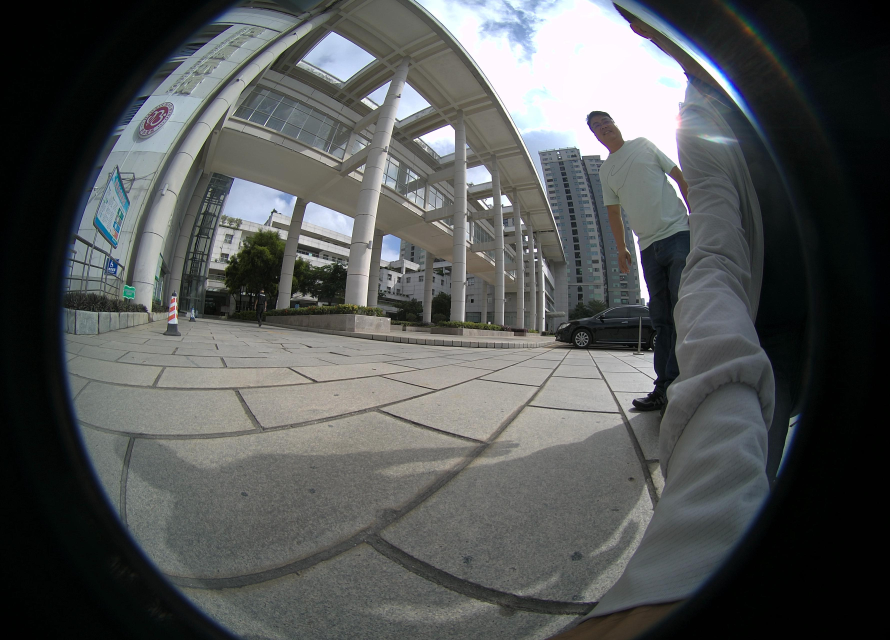
#> input picture web/sog/floor1/info/thumb.jpg, 3560 x 2560 px (shown at 1/4 size)
$ python analyze_shots.py ../web/sog/floor1/info/thumb.jpg
#> lines starting #> are read from the running program, lines starting #| are printed output that depends on the picture
#!/usr/bin/env python3
# -*- coding: utf-8 -*-
"""对 compare_sog_assets.mjs 产出的截图做像素统计，量化「发黑 / 半透明 / 噪点」。

指标（只统计画面中央 60%，避开顶栏 UI 与黑边）：
  lum      平均亮度 0-255
  dark     亮度 < 40 的像素占比（"发黑"程度）
  blown    亮度 > 235 的像素占比（过曝）
  blue     蓝通道显著高于红通道的像素占比（大屏/水池区域）
  hf       高频能量：相邻像素亮度差绝对值均值（噪点 / 破碎程度）
  alphaGap 亮度低于同行中位数的比例（"斑驳"感）

用法：
  python tools/analyze_shots.py tools/shots/clean.png tools/shots/clamp.png [...]
"""
import os
import sys

import numpy as np
from PIL import Image


def stats(path):
#> called with path = '../web/sog/floor1/info/thumb.jpg'
    im = Image.open(path).convert('RGB')
#> im is the input picture: PIL image 3560x2560 RGB; mean R, G, B 83.2, 85.7, 85.4
    a = np.asarray(im).astype(np.int32)
    h, w, _ = a.shape
#> h = 2560; w = 3560
    # 中央 60%（避开顶栏、底部按钮与四周黑边）
    y0, y1 = int(h * 0.20), int(h * 0.80)
#> y0 = 512; y1 = 2048
    x0, x1 = int(w * 0.20), int(w * 0.80)
#> x0 = 712; x1 = 2848
    c = a[y0:y1, x0:x1]
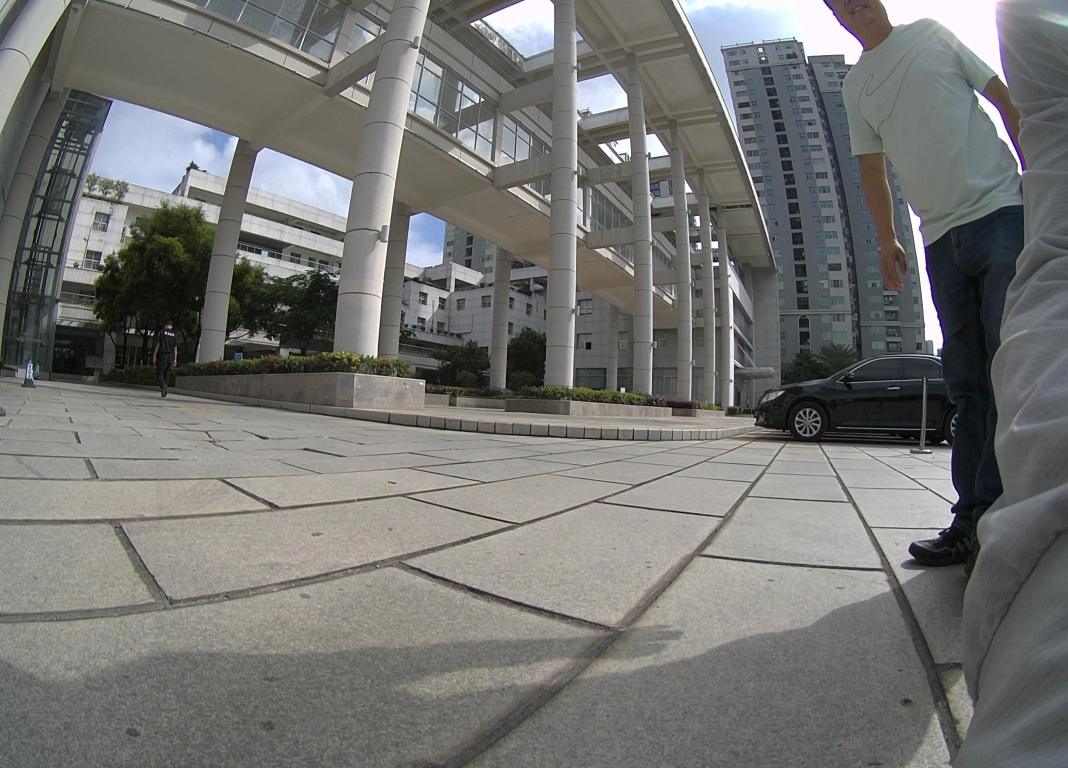
#> c: shape (1536, 2136, 3) int32 (shown at 1/2 size); mean R, G, B 116, 116.4, 113.5
    g = c.mean(axis=2)
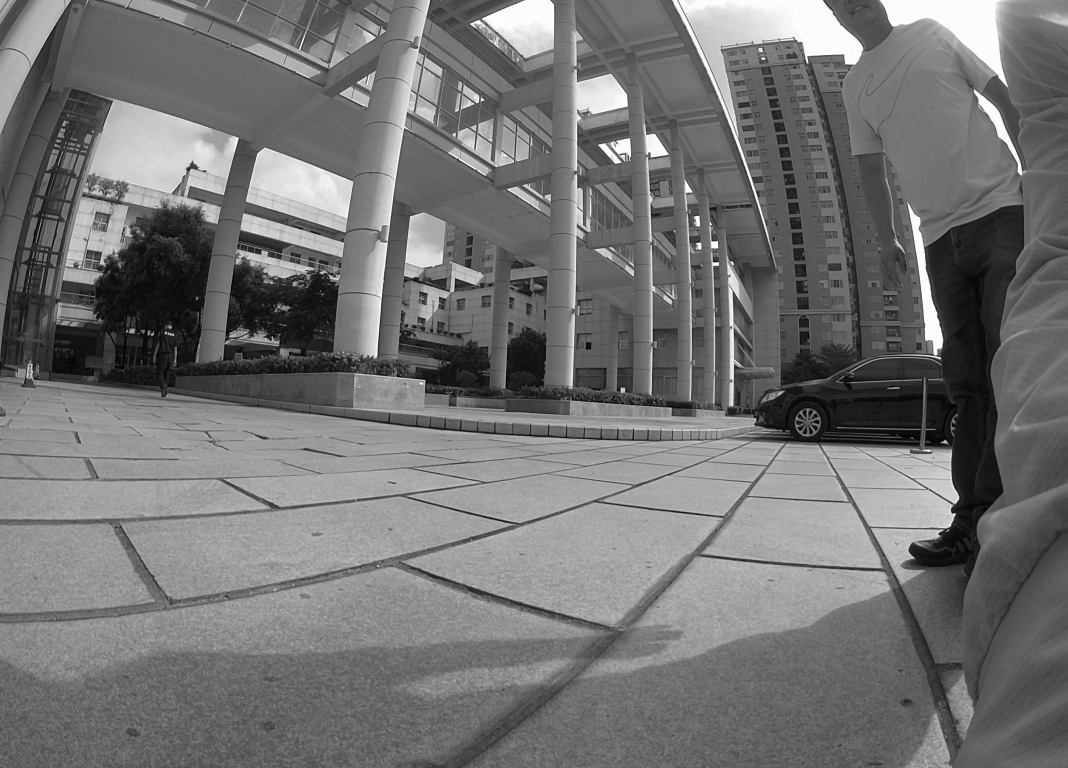
#> g: shape (1536, 2136) float64 (shown at 1/2 size); min 0, max 255, mean 115.3
    gx = np.abs(np.diff(g, axis=1)).mean()
#> gx = 3.63
    gy = np.abs(np.diff(g, axis=0)).mean()
#> gy = 4.12
    row_med = np.median(g, axis=1, keepdims=True)
#> row_med = 1536 values, max 167.7 at index 964, min 41.67 at index 736, mean 114.7
    return {
        'file': os.path.basename(path),
        'size': '%dx%d' % (w, h),
        'lum': round(float(g.mean()), 1),
        'dark%': round(100.0 * float((g < 40).mean()), 1),
        'blown%': round(100.0 * float((g > 235).mean()), 1),
        'blue%': round(100.0 * float(((c[:, :, 2] - c[:, :, 0]) > 20).mean()), 1),
        'hf': round(float((gx + gy) / 2.0), 2),
        'alphaGap%': round(100.0 * float((g < row_med - 25).mean()), 1),
    }


def main():
    paths = sys.argv[1:]
    if not paths:
        base = os.path.join(os.path.dirname(os.path.abspath(__file__)), 'shots')
        paths = [os.path.join(base, f) for f in ('clean.png', 'clamp.png')
                 if os.path.isfile(os.path.join(base, f))]
    if not paths:
        raise SystemExit('no screenshots found')
    rows = [stats(p) for p in paths if os.path.isfile(p)]
#> rows = 1 item
    keys = ['lum', 'dark%', 'blown%', 'blue%', 'hf', 'alphaGap%']
    print('%-12s %-10s ' % ('file', 'size') + ' '.join('%8s' % k for k in keys))
    for r in rows:
        print('%-12s %-10s ' % (r['file'], r['size'])
              + ' '.join('%8s' % r[k] for k in keys))
#> this loop made 1 pass
#| thumb.jpg    3560x2560     115.3      7.8      1.9      3.6     3.88     20.3
    if len(rows) == 2:
        a, b = rows
        print('\n差值 (%s - %s):' % (b['file'], a['file']))
        for k in keys:
            print('  %-8s %+8.2f' % (k, b[k] - a[k]))


if __name__ == '__main__':
    main()

$ run again, on web/sog/floor3/info/thumb.jpg
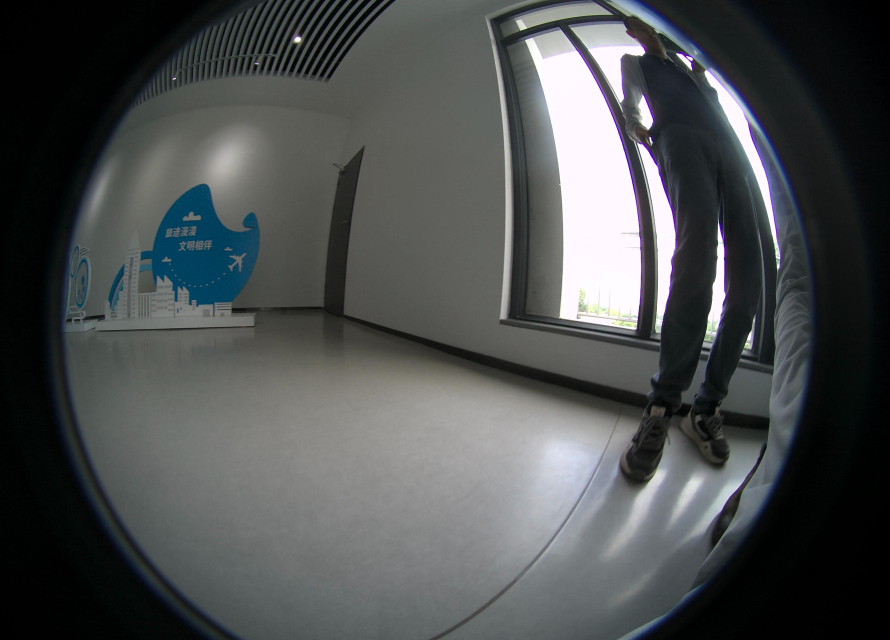
#> input picture web/sog/floor3/info/thumb.jpg, 3560 x 2560 px (shown at 1/4 size)
#> in stats, im is the input picture: PIL image 3560x2560 RGB; mean R, G, B 76.2, 79.2, 79.9
#> in stats, `c = a[y0:y1, x0:x1]`:
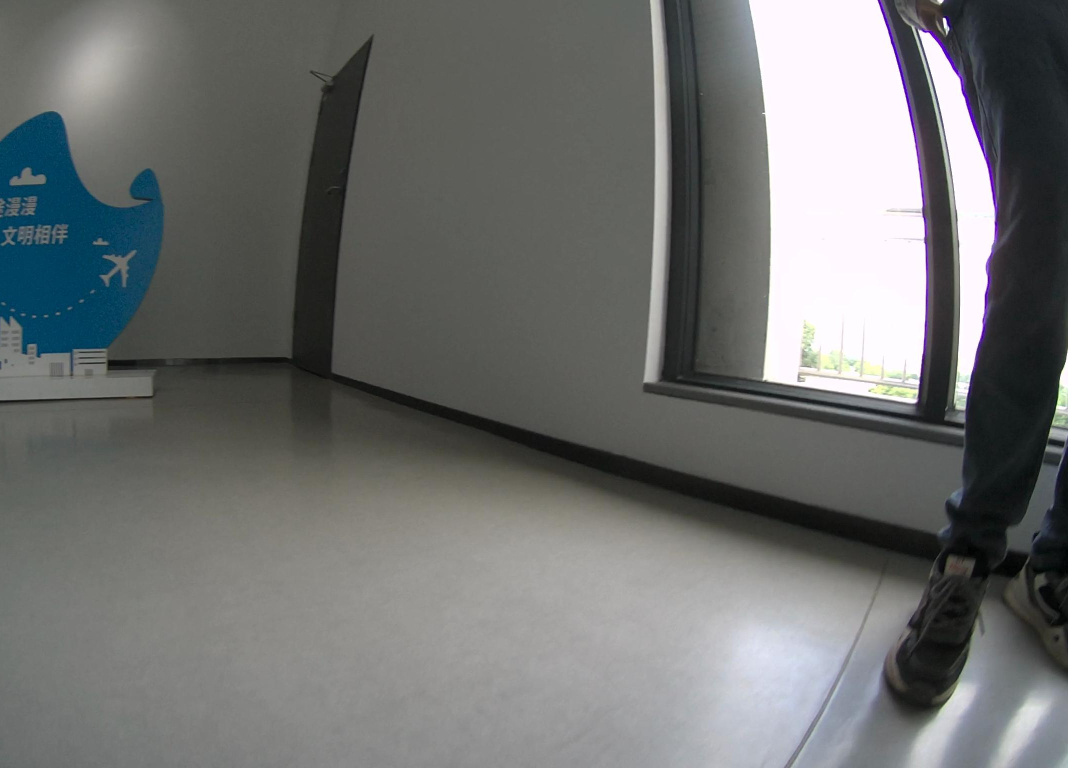
#> c: shape (1536, 2136, 3) int32 (shown at 1/2 size); mean R, G, B 110.7, 112.8, 112.2
#> in stats, `g = c.mean(axis=2)`:
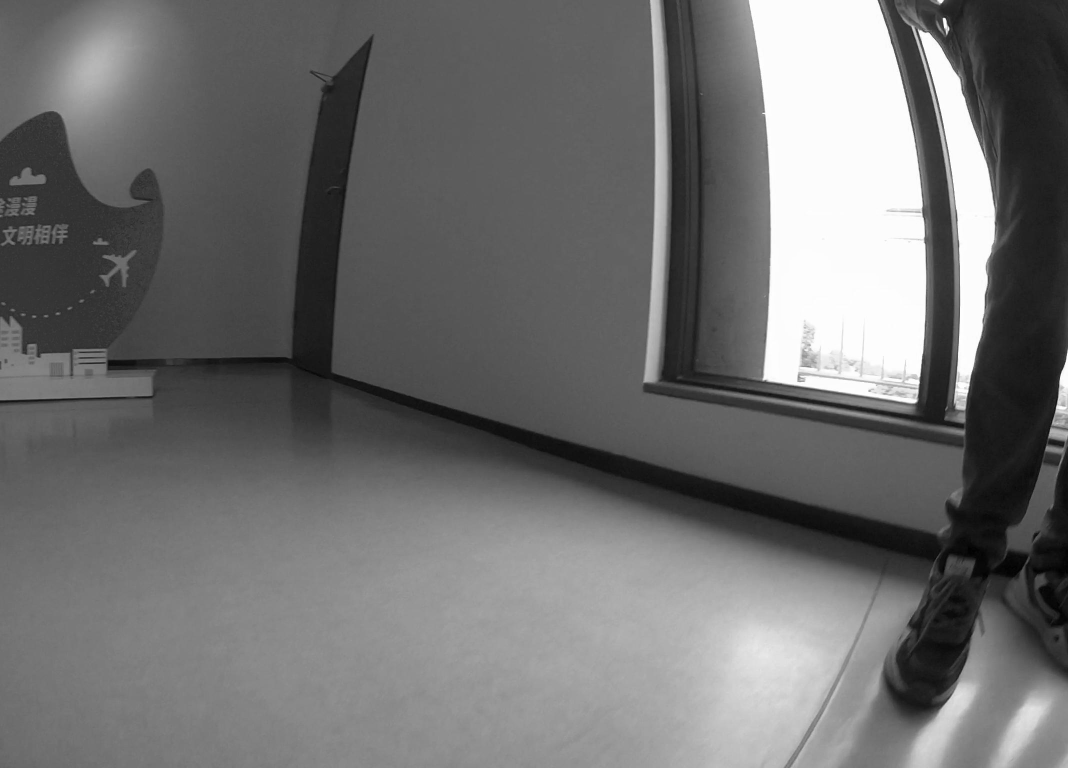
#> g: shape (1536, 2136) float64 (shown at 1/2 size); min 0.333, max 255, mean 111.9
#> gx = 0.978
#> gy = 0.8
#> row_med = 1536 values, max 145 at index 1213, min 65.67 at index 797, mean 104.4
#> rows = 1 item
#> the loop in main, `for r in rows:` made 1 pass
#| thumb.jpg    3560x2560     111.9      9.6      7.9      4.5     0.89     21.1
